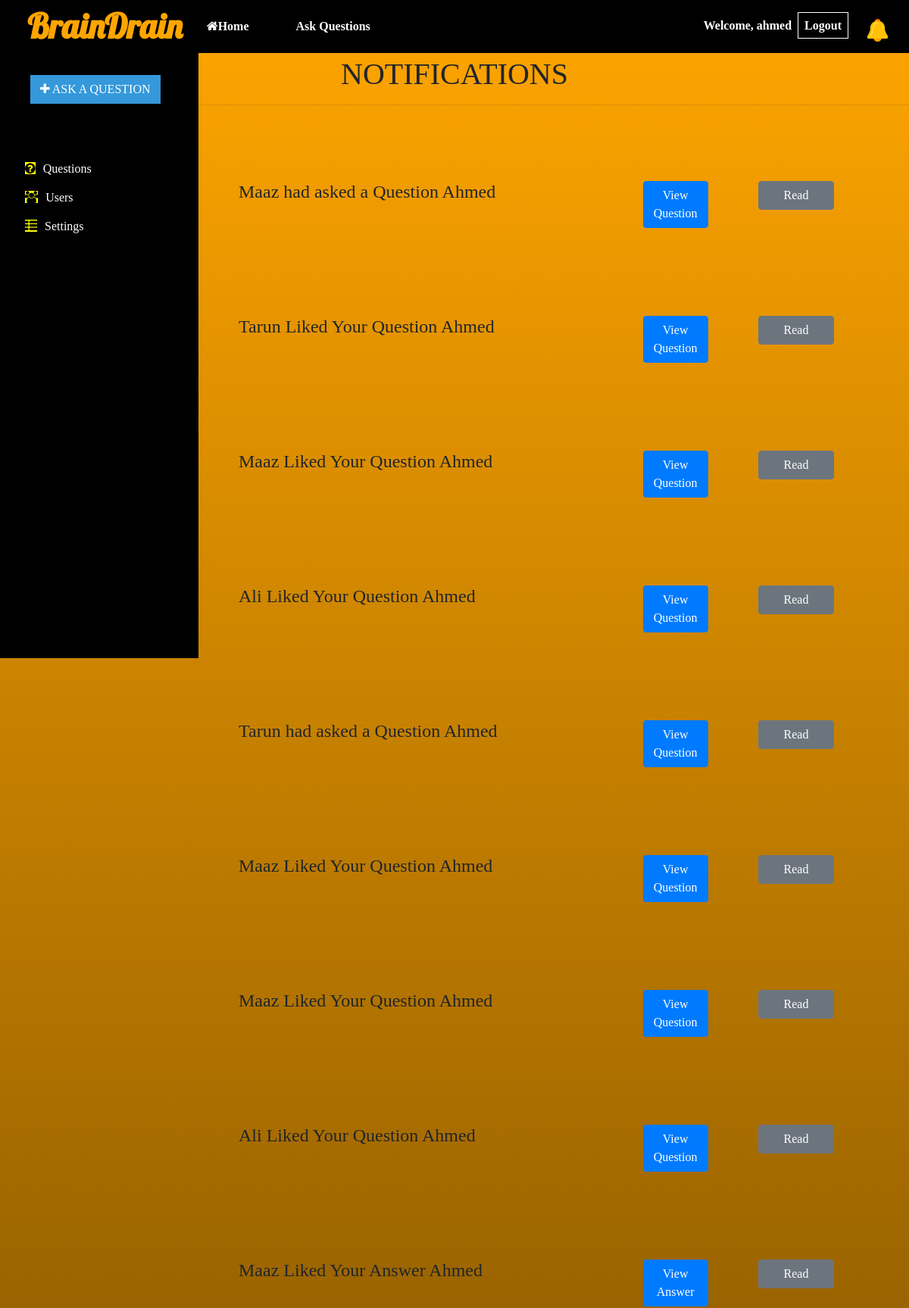
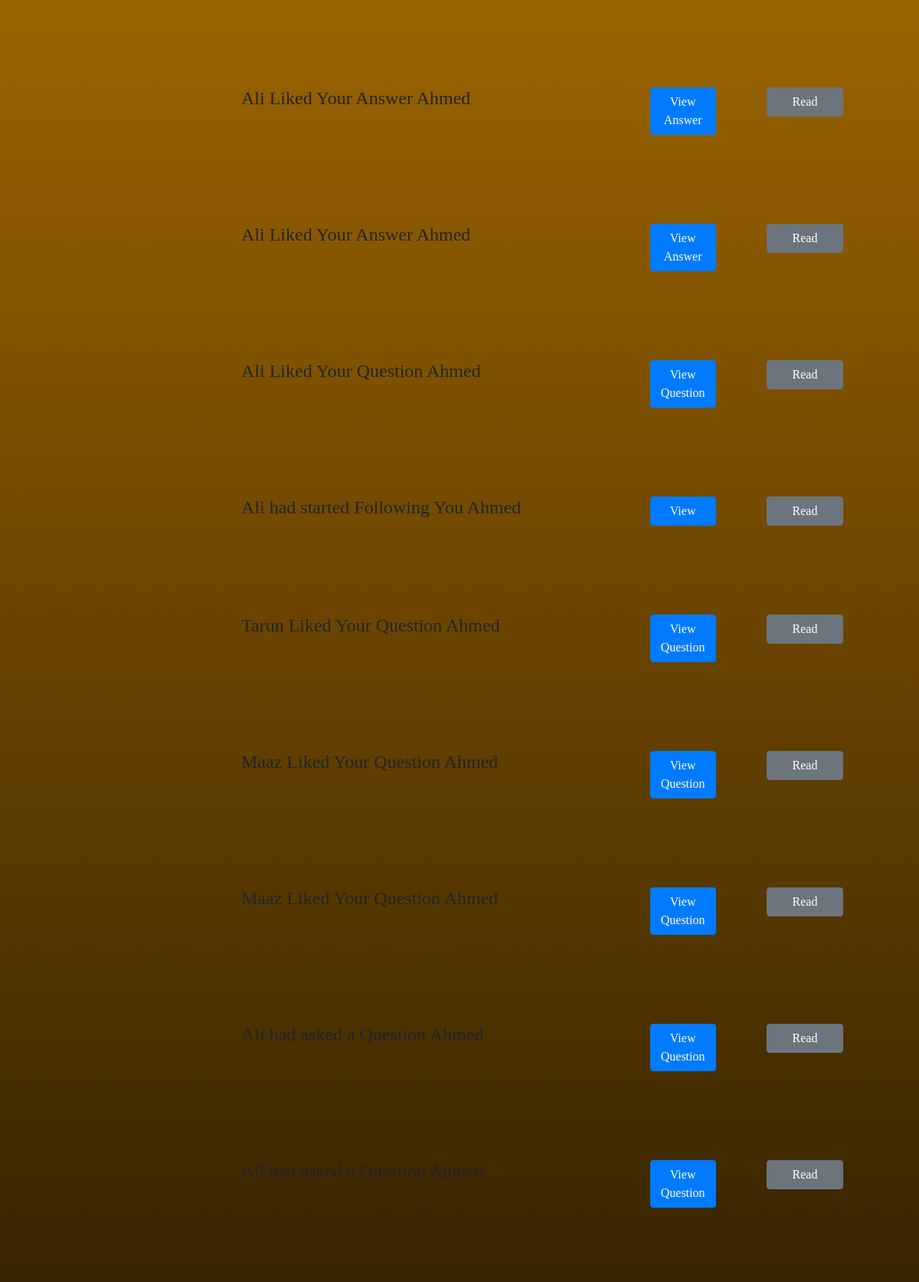
/UserNotifications (signed in, upper part), run on the app's committed database (2 pictures, top to bottom).
### home/models.py (models this page shows, shortened)
class Notification(models.Model):
    message = models.TextField()
    user = models.ForeignKey(UserProfile,on_delete=models.CASCADE)
    from_user = models.ForeignKey(UserProfile,on_delete=models.CASCADE,related_name='from_User')
    viewed = models.BooleanField(default=False)
    Question_id = models.CharField(max_length=50)
    dateTime = models.DateTimeField(auto_now=True)

class UserProfile(models.Model):
    user = models.ForeignKey(User,on_delete=models.CASCADE)
    prof_pic = models.ImageField(upload_to='static')
    level = models.CharField(choices=showChoices,max_length=50)
    followers = models.ManyToManyField('self',related_name='follow',null=True)
    following = models.ManyToManyField('self',related_name='followings',null=True)
    Questions = models.ManyToManyField(Question,null=True)
    FavQuestions = models.ManyToManyField(Question,related_name='FavQuestion',null=True)
    FavAnswers = models.ManyToManyField("Answer",related_name='FavAnswer',null=True)

### home/views.py (the view)
# urls.py: path('UserNotifications', views.UserNotifications, name="UserNotifications"),
def UserNotifications(request):
    users1 = UserProfile.objects.filter(user=request.user).first()
    Notis = Notification.objects.filter(user=users1).all().order_by('-dateTime').order_by('viewed')
    total_Notis = Notification.objects.filter(user=users1,viewed=False).all().count
    context = { 'my_notis':Notis,"count_notis":total_Notis }
    return render(request,'UserNotifications.html',context)

### home/templates/UserNotifications.html
{% extends "base.html" %}
{% load static %}
  {% block content %}
            <center><h1 style="font-family:bold;margin-top:50px;"> NOTIFICATIONS </h1></center>
            <hr>
          {% for l in my_notis %}
            <div class="row" style="margin-left:300px;margin-top:100px;">
              <div class="col-md-7">
              <h4 style="font-family:bold;">{{l.from_user.user.username|capfirst}} {{l.message}} {{l.user.user.username|capfirst}}</h4>
            </div>
            {% if l.message == "had started Following You" %}
            <div class="col-md-2">
              <a href="{% url 'DetailProfile' l.from_user.id %}"><p class="btn btn-primary" style="font-family:bold;width:70%;">View</p></a>
            </div>
            {% elif l.message == "had asked a Question" %}
            <div class="col-md-2">
              <a href="{% url 'DetailQuestion' l.Question_id %}"><p class="btn btn-primary" style="font-family:bold;width:70%;">View Question</p></a>
            </div>
            {% elif l.message == "Liked Your Question" %}
            <div class="col-md-2">
              <a href="{% url 'DetailQuestion' l.Question_id %}"><p class="btn btn-primary" style="font-family:bold;width:70%;">View Question</p></a>
            </div>
            {% elif l.message == "had answered your question" %}
            <div class="col-md-2">
              <a href="{% url 'ShowAnswer' l.Question_id %}"><p class="btn btn-primary" style="font-family:bold;width:70%;">View Answer</p></a>
            </div>
            {% elif l.message == "Liked Your Answer" %}
            <div class="col-md-2">
              <a href="{% url 'DetailAnswer' l.Question_id %}"><p class="btn btn-primary" style="font-family:bold;width:70%;">View Answer</p></a>
            </div>
            {% elif l.message == "had updated his Question" %}
            <div class="col-md-2">
              <a href="{% url 'DetailQuestion' l.Question_id %}"><p class="btn btn-primary" style="font-family:bold;width:70%;">View Question</p></a>
            </div>
            {% endif %}
            {% if l.viewed == False %}
            <div class="col-md-3">
              <a href="{% url 'ReadNotifs' l.id %}"><p class="btn btn-success" style="font-family:bold;width:50%;">Mark as Read</p></a>
            </div>
            {% else %}
            <div class="col-md-3">
              <p class="btn btn-secondary" style="font-family:bold;width:50%;">Read</p></a>
            </div>
            {% endif %}
          </div>
            {% endfor %}
        {% endblock %}

### home/templates/base.html (shortened to what this page needs)
{% load static %}
<!DOCTYPE html>
<html lang="en">
  <head>
    <link rel="stylesheet" href="https://maxcdn.bootstrapcdn.com/bootstrap/4.3.1/css/bootstrap.min.css">
    <link rel="stylesheet" href="https://maxcdn.bootstrapcdn.com/font-awesome/4.4.0/css/font-awesome.min.css">
    <link rel="stylesheet"  type="text/css"  href="{% static 'App.css' %}">
    <link rel="stylesheet"  type="text/css"  href="{% static 'sidenav.css' %}">
    <link rel="stylesheet"  type="text/css"  href="{% static 'question.css' %}">
  </head>
  <body>
    <div id="NAVBAR" style="position:fixed;width:100%; z-index:1; ">
        <nav class="navbar navbar-icon-top navbar-expand-lg mystyle1" style="background-color:black;">
          <a class="navbar-brand Icon" href="myQuestion" style="color:orange; font-size:45px; font-family: 'Lobster', cursive;"><b class="">BrainDrain</b></a>
          <div class="navbar-collapse" id="navbarSupportedContent">
            <ul class="navbar-nav mr-auto">
              <li class="nav-item bc" style="font-family:Verdana;">
                <a class="nav-link" href="UserProfile">
                <b class="nav1 sides">
                  <i class="fa fa-home"></i>Home</b>
                  </a>
              </li>
              <li class="nav-item bc" style="font-family:Verdana;">
                <a class="nav-link active" href="AskQuestion">
                  <b class="nav1 side1">Ask Questions</b>
                </a>
              </li>
            </ul>
            <ul class="navbar-nav">
            {% if user.is_authenticated %}
            <li class="nav-item bc" style="margin-top:15px;" style="font-family:Verdana;">
                 <b style="font-family:Verdana;">Welcome, {{user.username}}</b>
              </li>
              <li class="nav-item bc" style="margin-top:7px;" style="font-family:Verdana;">
                <a class="nav-link active" href="logout">
                 <b class="nav1" style="border:1px solid white;font-family:Verdana;">Logout</b>
                </a>
              </li>
              {% endif %}
              <li class="nav-item bc">
                <a class="nav-link active" href="UserNotifications">
                  {% if count_notis > 0 %}
                  <img src="{% static 'bell.png' %}" style="height:30px;width:35px;margin-top:10px;margin-right:15px;" class="lev-avatar" />
                  {% if count_notis > 10 %}
                  <span class="badge badge-danger" style="margin-left:-37px;border-radius:30px;">{{count_notis}}</span>
                  {% elif count_notis < 10 %}
                  <span class="badge badge-danger" style="margin-left:-30px;border-radius:30px;">{{count_notis}}</span>
                  {% endif %}
                  {% else %}
                    <img src="{% static 'Nobell.png' %}" style="height:30px;width:35px;margin-top:10px;" class="lev-avatar" />
                    {% endif %}
                </a>
              </li>
            </ul>
          </div>
        </nav>
  </div>
<br>
<div class="bkc" style="margin-top:45px;">
                <ul class="ul1">
                    <li class="widget widget-btn mg1" style="font-family:Verdana;">
                      <a href="AskQuestion"><button type="button" data-toggle="modal" class="btn btn2">
                            <i class="fa fa-plus"></i> ASK A QUESTION</button>
                      </a> </li>
                </ul>
                <hr class="line"/>
                <ul class="ul1 s1">
                    <li class="mg">
                        <ul class="ul1"><li><a href="index">
                        <a href="myQuestion">  <button type="button" class="btn btn1" style="color:white; font-family:Verdana;">
                            <i class="sn fa fa-question-circle"></i>Questions</button></a>
                          </a>
                        </li>
                        <li class=""><a href="allUser">
                        <button type="button" class="btn btn1" style="color:white; font-family:Verdana;">
                            <i class="sn fa fa-users"></i >Users</button></a></li>
                        <li class=""><a href="UserSettings">
                        <button type="button" class="btn btn1" style="color:white; font-family:Verdana;" >
                            <i class="sn fa fa-th-list"></i >Settings</button></a></li>
                          </ul>
                    </li>
                    </ul>
            </div>
            {% block content %}
            {% endblock %}
  </body>
  </html>

### static/App.css (style rules this page uses)
body { min-height: 100vh; background-image: linear-gradient(orange,black); }
.Icon { font-size: 27px; margin-left: 20px; font-family:'Courier New', Courier, monospace; }
.lev-avatar { vertical-align: middle; width: 50px; height: 50px; border-radius: 20%; margin-top: 5px; margin-left: 5px; }
.side1 { margin-left: 30px; padding-right: 30px; }
.sides { padding-right: 40px; padding-left:-30px; }
.nav1 { color: white; transition: all 1s; width: 50px; padding: 8px; }
.bc { color: white; transition: all 1s; }
.mystyle1 { text-align: center; font-family:'Courier New', Courier, monospace; color: black; height: 70px; }

### static/sidenav.css (style rules this page uses)
body { overflow-x: hidden !important; }
.sn { background-color: yellow; color:black; margin-right: 10px; margin-left: -10px; }
.bkc { background-color:black !important; color: white; height:100vh; position: fixed; z-index: 100%; align-items:left; padding-right: 50px; padding-left: -30px; background-color: #fbfcff; }
.ul1 { list-style-type:none; }
.btn2 { color: white; background-color:#3498db; border-radius: 0px; transition: all 1s; }
.btn1 { width: 100%; text-align:left; border-radius: 0px; }
.mg1 { margin-top:30px; font-family: 'Courier New'; }
.mg { margin-top:50px; font-family: 'Courier New'; }
.line { position: relative; color: grey; width: 123%; }
.s1 { margin-left: -50px; }

### static/question.css (style rules this page uses)
.ul1 { list-style-type:none; }

### data on the page
Notification: from_user.user.username "Maaz", message "had asked a Question", user.user.username "Ahmed", shows "View Question", viewed "Read"
Notification: from_user.user.username "Tarun", message "Liked Your Question", user.user.username "Ahmed", shows "View Question", viewed "Read"
Notification: from_user.user.username "Maaz", message "Liked Your Question", user.user.username "Ahmed", shows "View Question", viewed "Read"
Notification: from_user.user.username "Ali", message "Liked Your Question", user.user.username "Ahmed", shows "View Question", viewed "Read"
Notification: from_user.user.username "Tarun", message "had asked a Question", user.user.username "Ahmed", shows "View Question", viewed "Read"
Notification: from_user.user.username "Maaz", message "Liked Your Question", user.user.username "Ahmed", shows "View Question", viewed "Read"
Notification: from_user.user.username "Maaz", message "Liked Your Question", user.user.username "Ahmed", shows "View Question", viewed "Read"
Notification: from_user.user.username "Ali", message "Liked Your Question", user.user.username "Ahmed", shows "View Question", viewed "Read"
Notification: from_user.user.username "Maaz", message "Liked Your Answer", user.user.username "Ahmed", shows "View Answer", viewed "Read"
Notification: from_user.user.username "Ali", message "Liked Your Answer", user.user.username "Ahmed", shows "View Answer", viewed "Read"
Notification: from_user.user.username "Ali", message "Liked Your Answer", user.user.username "Ahmed", shows "View Answer", viewed "Read"
Notification: from_user.user.username "Ali", message "Liked Your Question", user.user.username "Ahmed", shows "View Question", viewed "Read"
Notification: from_user.user.username "Ali", message "had started Following You", user.user.username "Ahmed", shows "View", viewed "Read"
Notification: from_user.user.username "Tarun", message "Liked Your Question", user.user.username "Ahmed", shows "View Question", viewed "Read"
Notification: from_user.user.username "Maaz", message "Liked Your Question", user.user.username "Ahmed", shows "View Question", viewed "Read"
Notification: from_user.user.username "Maaz", message "Liked Your Question", user.user.username "Ahmed", shows "View Question", viewed "Read"
Notification: shows "View Question", viewed "Read"
Notification: shows "View Question", viewed "Read"

### other printed values
{{ user.username }} "ahmed"
